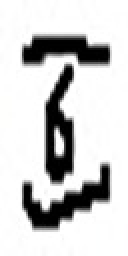
#> input picture ocr_data/train/1/0.jpg, 64 x 128 px (shown 2 times larger)
$ python main.py
#> lines starting #> are read from the running program, lines starting #| are printed output that depends on the picture
from sklearn.metrics import classification_report
from imblearn.over_sampling import SMOTE
import numpy as np
import os
from skimage.feature import hog
import joblib
import cv2
import matplotlib.pyplot as plt
import seaborn as sns
from sklearn.linear_model import LogisticRegression
from sklearn.model_selection import train_test_split
import pandas as pd
import matplotlib.pyplot as pyplot

# train_dir = r'/content/drive/MyDrive/YourFolderName/'
train_dir = r'ocr_data/train/'
labels_list = [i for i in os.listdir(train_dir)]
pathimg = [os.listdir(train_dir + i) for i in labels_list]

# Visualize HOG for letter A
im_test = cv2.imread('ocr_data/train/1/0.jpg', 0)
#> im_test: shape (128, 64); min 0, max 255, mean 206.9
_, hog_img = hog(im_test, orientations=9, pixels_per_cell=(
    8, 8), cells_per_block=(1, 1), visualize=True)
plt.imshow(hog_img, cmap='gray')
# cv2.imwrite('AHog.jpg',hog_img)

# extract the hog for each image and store it in a list with its
# corresponding label
features = []
labels = []
for i, j in enumerate(zip(pathimg, labels_list)):
    imgs, label = j
    for img in imgs:
        img = cv2.imread(train_dir+label+'/'+img)
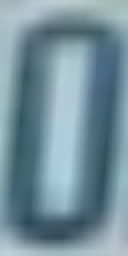
#> input picture ocr_data/train/0/roi105418.jpg, 64 x 128 px (shown 2 times larger)
#> img is the input picture: shape (128, 64, 3); mean B, G, R 157.3, 144.5, 116.3
        img_res = cv2.resize(img, (64, 128), interpolation=cv2.INTER_AREA)
        img_gray = cv2.cvtColor(img_res, cv2.COLOR_BGR2GRAY)
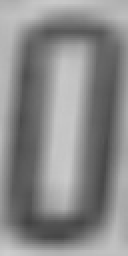
#> img_gray: shape (128, 64) (shown 2 times larger); min 66, max 205, mean 137.5
        hog_img = hog(img_gray, orientations=9,
                      pixels_per_cell=(8, 8), cells_per_block=(1, 1))
#> hog_img = 1152 values, max 1 at index 333, min 0 at index 1, mean 0.182
        features.append(hog_img)
        labels.append(label)

print(len(pd.DataFrame(np.array(features))))
print(len(pd.DataFrame(np.array(labels))))

df = pd.DataFrame(np.array(features))
df['target'] = labels
df

df['target'].unique()

# df.target.value_counts()
sns.countplot(x='target', data=df)

"""#Training"""

x = np.array(df.iloc[:, :-1])
y = np.array(df['target'])

#> (the run stopped early here; a loop or call above may not have finished)
